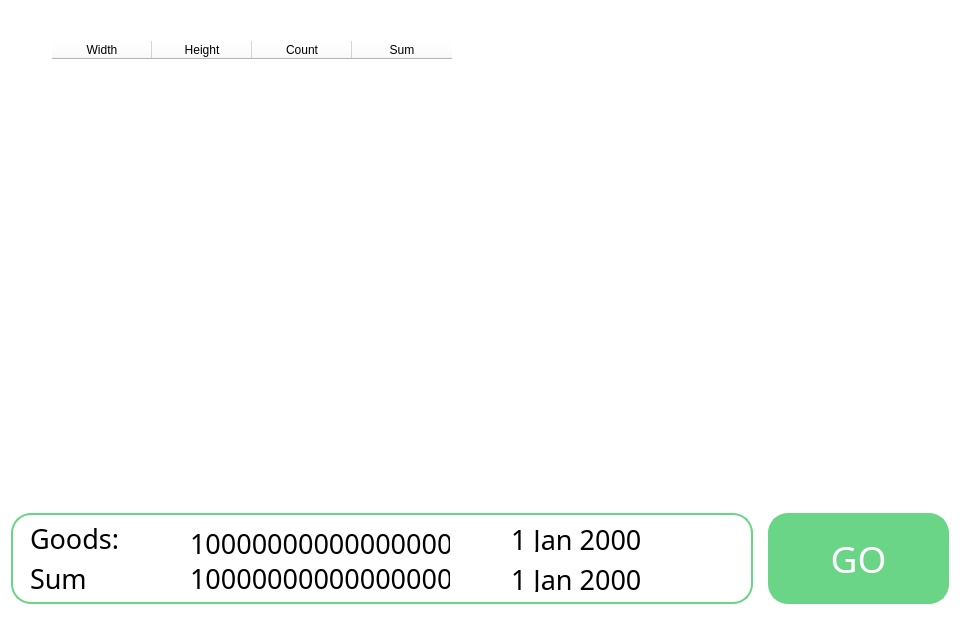
<?xml version="1.0" encoding="UTF-8"?>
<ui version="4.0">
 <class>Reports</class>
 <widget class="QDialog" name="Reports">
  <property name="geometry">
   <rect>
    <x>0</x>
    <y>0</y>
    <width>960</width>
    <height>620</height>
   </rect>
  </property>
  <property name="minimumSize">
   <size>
    <width>620</width>
    <height>360</height>
   </size>
  </property>
  <property name="font">
   <font>
    <family>Bauhaus 93</family>
    <pointsize>72</pointsize>
   </font>
  </property>
  <property name="windowTitle">
   <string>Reports</string>
  </property>
  <property name="styleSheet">
   <string notr="true">background-color: white;
border-radius: 20;</string>
  </property>
  <layout class="QVBoxLayout" name="verticalLayout_2">
   <item>
    <layout class="QVBoxLayout" name="main_lay">
     <property name="spacing">
      <number>0</number>
     </property>
     <item>
      <layout class="QVBoxLayout" name="verticalLayout_7">
       <item>
        <widget class="QFrame" name="table_button_frame">
         <property name="frameShape">
          <enum>QFrame::StyledPanel</enum>
         </property>
         <property name="frameShadow">
          <enum>QFrame::Raised</enum>
         </property>
         <layout class="QHBoxLayout" name="horizontalLayout_5">
          <property name="spacing">
           <number>0</number>
          </property>
          <property name="leftMargin">
           <number>0</number>
          </property>
          <property name="topMargin">
           <number>0</number>
          </property>
          <property name="rightMargin">
           <number>0</number>
          </property>
          <property name="bottomMargin">
           <number>0</number>
          </property>
          <item>
           <layout class="QHBoxLayout" name="horizontalLayout_4">
            <item alignment="Qt::AlignTop">
             <widget class="QFrame" name="frame_3">
              <property name="frameShape">
               <enum>QFrame::StyledPanel</enum>
              </property>
              <property name="frameShadow">
               <enum>QFrame::Raised</enum>
              </property>
              <layout class="QHBoxLayout" name="horizontalLayout">
               <property name="spacing">
                <number>0</number>
               </property>
               <property name="leftMargin">
                <number>0</number>
               </property>
               <property name="topMargin">
                <number>0</number>
               </property>
               <property name="rightMargin">
                <number>0</number>
               </property>
               <property name="bottomMargin">
                <number>0</number>
               </property>
               <item>
                <widget class="QPushButton" name="goBackToInvoicesButton">
                 <property name="minimumSize">
                  <size>
                   <width>41</width>
                   <height>41</height>
                  </size>
                 </property>
                 <property name="maximumSize">
                  <size>
                   <width>41</width>
                   <height>41</height>
                  </size>
                 </property>
                 <property name="styleSheet">
                  <string notr="true">QPushButton{
background-color: white;
border-radius: 20;
color: black; 

}



QPushButton:hover {
	border: 2px solid rgb(106, 212, 135);
}
</string>
                 </property>
                 <property name="text">
                  <string/>
                 </property>
                 <property name="icon">
                  <iconset>
                   <normaloff>i.webp</normaloff>i.webp</iconset>
                 </property>
                </widget>
               </item>
              </layout>
             </widget>
            </item>
           </layout>
          </item>
          <item>
           <layout class="QVBoxLayout" name="back_button_lay">
            <property name="spacing">
             <number>0</number>
            </property>
            <item>
             <widget class="QFrame" name="frame_8">
              <property name="frameShape">
               <enum>QFrame::StyledPanel</enum>
              </property>
              <property name="frameShadow">
               <enum>QFrame::Raised</enum>
              </property>
              <layout class="QVBoxLayout" name="verticalLayout_5">
               <property name="spacing">
                <number>0</number>
               </property>
               <property name="leftMargin">
                <number>0</number>
               </property>
               <property name="topMargin">
                <number>30</number>
               </property>
               <property name="rightMargin">
                <number>41</number>
               </property>
               <property name="bottomMargin">
                <number>0</number>
               </property>
               <item>
                <widget class="QTableWidget" name="tableWidget">
                 <property name="font">
                  <font>
                   <family>Dubai Light</family>
                   <pointsize>14</pointsize>
                  </font>
                 </property>
                 <property name="styleSheet">
                  <string notr="true">
background-color: white;</string>
                 </property>
                 <attribute name="verticalHeaderVisible">
                  <bool>false</bool>
                 </attribute>
                 <attribute name="verticalHeaderDefaultSectionSize">
                  <number>50</number>
                 </attribute>
                 <attribute name="verticalHeaderHighlightSections">
                  <bool>false</bool>
                 </attribute>
                 <column>
                  <property name="text">
                   <string>Width</string>
                  </property>
                 </column>
                 <column>
                  <property name="text">
                   <string>Height</string>
                  </property>
                 </column>
                 <column>
                  <property name="text">
                   <string>Count</string>
                  </property>
                 </column>
                 <column>
                  <property name="text">
                   <string>Sum</string>
                  </property>
                 </column>
                </widget>
               </item>
              </layout>
             </widget>
            </item>
           </layout>
          </item>
         </layout>
        </widget>
       </item>
      </layout>
     </item>
     <item>
      <layout class="QHBoxLayout" name="bot_lay">
       <item>
        <widget class="QFrame" name="frame">
         <property name="frameShape">
          <enum>QFrame::StyledPanel</enum>
         </property>
         <property name="frameShadow">
          <enum>QFrame::Raised</enum>
         </property>
         <layout class="QVBoxLayout" name="verticalLayout_3">
          <property name="spacing">
           <number>0</number>
          </property>
          <property name="leftMargin">
           <number>0</number>
          </property>
          <property name="topMargin">
           <number>0</number>
          </property>
          <property name="rightMargin">
           <number>0</number>
          </property>
          <property name="bottomMargin">
           <number>0</number>
          </property>
          <item>
           <layout class="QHBoxLayout" name="lain">
            <property name="spacing">
             <number>0</number>
            </property>
            <property name="leftMargin">
             <number>90</number>
            </property>
            <property name="rightMargin">
             <number>90</number>
            </property>
            <item>
             <widget class="QFrame" name="frame_2">
              <property name="maximumSize">
               <size>
                <width>16777215</width>
                <height>20</height>
               </size>
              </property>
              <property name="frameShape">
               <enum>QFrame::StyledPanel</enum>
              </property>
              <property name="frameShadow">
               <enum>QFrame::Raised</enum>
              </property>
              <layout class="QVBoxLayout" name="verticalLayout">
               <property name="spacing">
                <number>0</number>
               </property>
               <property name="leftMargin">
                <number>0</number>
               </property>
               <property name="topMargin">
                <number>0</number>
               </property>
               <property name="rightMargin">
                <number>0</number>
               </property>
               <property name="bottomMargin">
                <number>0</number>
               </property>
               <item>
                <widget class="QFrame" name="frame_4">
                 <property name="maximumSize">
                  <size>
                   <width>16777215</width>
                   <height>20</height>
                  </size>
                 </property>
                 <property name="styleSheet">
                  <string notr="true">background-color: #6ad487;
border-radius: 5;
color: white; 
</string>
                 </property>
                 <property name="frameShape">
                  <enum>QFrame::StyledPanel</enum>
                 </property>
                 <property name="frameShadow">
                  <enum>QFrame::Raised</enum>
                 </property>
                </widget>
               </item>
              </layout>
             </widget>
            </item>
           </layout>
          </item>
          <item>
           <layout class="QHBoxLayout" name="button_lay">
            <property name="spacing">
             <number>0</number>
            </property>
            <property name="topMargin">
             <number>0</number>
            </property>
            <item>
             <widget class="QFrame" name="button_frame">
              <property name="minimumSize">
               <size>
                <width>0</width>
                <height>100</height>
               </size>
              </property>
              <property name="frameShape">
               <enum>QFrame::StyledPanel</enum>
              </property>
              <property name="frameShadow">
               <enum>QFrame::Raised</enum>
              </property>
              <layout class="QHBoxLayout" name="horizontalLayout_2">
               <property name="spacing">
                <number>0</number>
               </property>
               <property name="leftMargin">
                <number>0</number>
               </property>
               <property name="topMargin">
                <number>0</number>
               </property>
               <property name="rightMargin">
                <number>0</number>
               </property>
               <property name="bottomMargin">
                <number>0</number>
               </property>
               <item>
                <widget class="QFrame" name="frame_5">
                 <property name="frameShape">
                  <enum>QFrame::StyledPanel</enum>
                 </property>
                 <property name="frameShadow">
                  <enum>QFrame::Raised</enum>
                 </property>
                 <layout class="QVBoxLayout" name="verticalLayout_6">
                  <property name="spacing">
                   <number>0</number>
                  </property>
                  <property name="leftMargin">
                   <number>0</number>
                  </property>
                  <property name="topMargin">
                   <number>0</number>
                  </property>
                  <property name="rightMargin">
                   <number>0</number>
                  </property>
                  <property name="bottomMargin">
                   <number>0</number>
                  </property>
                  <item>
                   <layout class="QHBoxLayout" name="horizontalLayout_9">
                    <property name="spacing">
                     <number>0</number>
                    </property>
                    <item>
                     <widget class="QFrame" name="frame_6">
                      <property name="frameShape">
                       <enum>QFrame::StyledPanel</enum>
                      </property>
                      <property name="frameShadow">
                       <enum>QFrame::Raised</enum>
                      </property>
                      <layout class="QHBoxLayout" name="horizontalLayout_13">
                       <property name="spacing">
                        <number>15</number>
                       </property>
                       <property name="leftMargin">
                        <number>0</number>
                       </property>
                       <property name="topMargin">
                        <number>0</number>
                       </property>
                       <property name="rightMargin">
                        <number>0</number>
                       </property>
                       <property name="bottomMargin">
                        <number>0</number>
                       </property>
                       <item>
                        <layout class="QHBoxLayout" name="horizontalLayout_11">
                         <property name="rightMargin">
                          <number>0</number>
                         </property>
                         <item>
                          <widget class="QFrame" name="frame_7">
                           <property name="minimumSize">
                            <size>
                             <width>650</width>
                             <height>0</height>
                            </size>
                           </property>
                           <property name="maximumSize">
                            <size>
                             <width>16777215</width>
                             <height>91</height>
                            </size>
                           </property>
                           <property name="styleSheet">
                            <string notr="true">background-color: white;
border-radius: 20;
color: black; 
border: 2px solid #6ad487;</string>
                           </property>
                           <property name="frameShape">
                            <enum>QFrame::StyledPanel</enum>
                           </property>
                           <property name="frameShadow">
                            <enum>QFrame::Raised</enum>
                           </property>
                           <widget class="QLabel" name="goodsLabel">
                            <property name="geometry">
                             <rect>
                              <x>170</x>
                              <y>10</y>
                              <width>271</width>
                              <height>41</height>
                             </rect>
                            </property>
                            <property name="font">
                             <font>
                              <family>Dubai Light</family>
                              <pointsize>20</pointsize>
                             </font>
                            </property>
                            <property name="styleSheet">
                             <string notr="true">background-color: white;
border-radius: 20;
color: black; 
border: 2px solid white;</string>
                            </property>
                            <property name="text">
                             <string>10000000000000000</string>
                            </property>
                           </widget>
                           <widget class="QLabel" name="label">
                            <property name="geometry">
                             <rect>
                              <x>10</x>
                              <y>10</y>
                              <width>111</width>
                              <height>31</height>
                             </rect>
                            </property>
                            <property name="font">
                             <font>
                              <family>Dubai Light</family>
                              <pointsize>20</pointsize>
                             </font>
                            </property>
                            <property name="styleSheet">
                             <string notr="true">background-color: white;
border-radius: 20;
color: black; 
border: 2px solid white;</string>
                            </property>
                            <property name="text">
                             <string>Goods:</string>
                            </property>
                           </widget>
                           <widget class="QDateEdit" name="datePicker1">
                            <property name="geometry">
                             <rect>
                              <x>490</x>
                              <y>10</y>
                              <width>151</width>
                              <height>31</height>
                             </rect>
                            </property>
                            <property name="font">
                             <font>
                              <family>Dubai Light</family>
                              <pointsize>20</pointsize>
                             </font>
                            </property>
                            <property name="styleSheet">
                             <string notr="true">QDateEdit {
background-color: white;
border-radius: 10;
color: black; 
border-color: rgb(255, 255, 255);
}

QDateEdit:hover {

border-radius: 11000;
	border-bottom-color: rgb(106, 212, 135);
}
</string>
                            </property>
                            <property name="alignment">
                             <set>Qt::AlignCenter</set>
                            </property>
                            <property name="buttonSymbols">
                             <enum>QAbstractSpinBox::NoButtons</enum>
                            </property>
                           </widget>
                           <widget class="QLabel" name="sumLabel">
                            <property name="geometry">
                             <rect>
                              <x>170</x>
                              <y>50</y>
                              <width>271</width>
                              <height>31</height>
                             </rect>
                            </property>
                            <property name="font">
                             <font>
                              <family>Dubai Light</family>
                              <pointsize>20</pointsize>
                             </font>
                            </property>
                            <property name="autoFillBackground">
                             <bool>false</bool>
                            </property>
                            <property name="styleSheet">
                             <string notr="true">background-color: white;
border-radius: 20;
color: black; 
border: 2px solid white;</string>
                            </property>
                            <property name="text">
                             <string>10000000000000000</string>
                            </property>
                           </widget>
                           <widget class="QLabel" name="label_2">
                            <property name="geometry">
                             <rect>
                              <x>10</x>
                              <y>50</y>
                              <width>141</width>
                              <height>31</height>
                             </rect>
                            </property>
                            <property name="font">
                             <font>
                              <family>Dubai Light</family>
                              <pointsize>20</pointsize>
                             </font>
                            </property>
                            <property name="styleSheet">
                             <string notr="true">background-color: white;
border-radius: 20;
color: black; 
border: 2px solid white;</string>
                            </property>
                            <property name="text">
                             <string>Sum</string>
                            </property>
                           </widget>
                           <widget class="QDateEdit" name="datePicker2">
                            <property name="geometry">
                             <rect>
                              <x>490</x>
                              <y>50</y>
                              <width>151</width>
                              <height>31</height>
                             </rect>
                            </property>
                            <property name="font">
                             <font>
                              <family>Dubai Light</family>
                              <pointsize>20</pointsize>
                             </font>
                            </property>
                            <property name="styleSheet">
                             <string notr="true">QDateEdit {
background-color: white;
border-radius: 10;
color: black; 
border-color: rgb(255, 255, 255);
}

QDateEdit:hover {

border-radius: 11000;
	border-bottom-color: rgb(106, 212, 135);
}
</string>
                            </property>
                            <property name="alignment">
                             <set>Qt::AlignCenter</set>
                            </property>
                            <property name="buttonSymbols">
                             <enum>QAbstractSpinBox::NoButtons</enum>
                            </property>
                           </widget>
                          </widget>
                         </item>
                        </layout>
                       </item>
                       <item>
                        <layout class="QHBoxLayout" name="horizontalLayout_12">
                         <item>
                          <widget class="QPushButton" name="showReportsButton">
                           <property name="minimumSize">
                            <size>
                             <width>170</width>
                             <height>0</height>
                            </size>
                           </property>
                           <property name="maximumSize">
                            <size>
                             <width>181</width>
                             <height>91</height>
                            </size>
                           </property>
                           <property name="font">
                            <font>
                             <family>Broadway</family>
                             <pointsize>28</pointsize>
                            </font>
                           </property>
                           <property name="styleSheet">
                            <string notr="true">
QPushButton{
background-color: #6ad487;
border-radius: 20;
color: white; 

border: 2px solid #6ad487;
}

QPushButton:hover {

	
	
	border-color: rgb(255, 255, 255);
	font: 28pt &quot;Broadway&quot;;

}
</string>
                           </property>
                           <property name="text">
                            <string>GO</string>
                           </property>
                          </widget>
                         </item>
                        </layout>
                       </item>
                      </layout>
                     </widget>
                    </item>
                   </layout>
                  </item>
                 </layout>
                </widget>
               </item>
              </layout>
             </widget>
            </item>
           </layout>
          </item>
         </layout>
        </widget>
       </item>
      </layout>
     </item>
    </layout>
   </item>
  </layout>
 </widget>
 <resources/>
 <connections/>
</ui>
